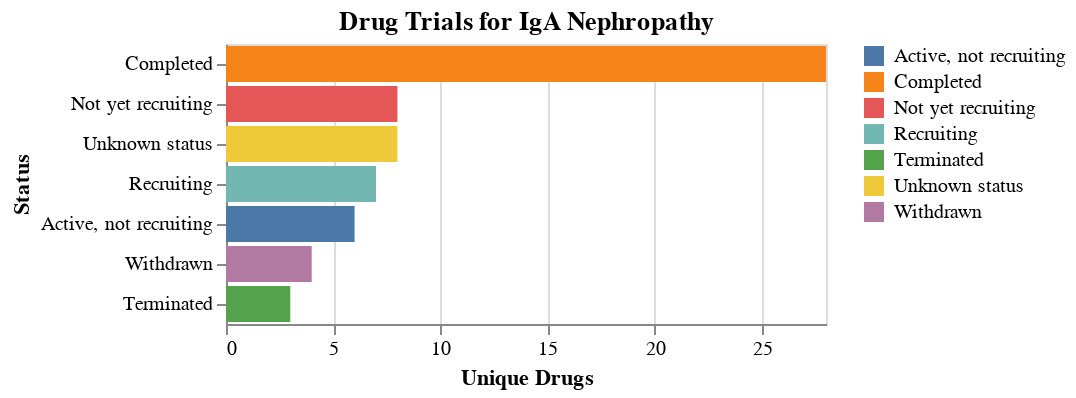

The code cell stored with this chart in its notebook:
### Code cell
import altair as alt

fig = (
    alt.Chart(df).mark_bar().encode(
        x=alt.X("distinct(drugId):Q").title("Unique Drugs"),
        y=alt.Y("status:N").sort("-x").title("Status"),
        color=alt.Color("status:N").title(None),
        tooltip=[
            "distinct(drugId):Q", 
            "status:N"
        ]
    )
).properties(
    title="Drug Trials for IgA Nephropathy",
)

fig

### Figure 1 — Vega-Lite specification as saved in the notebook (floating-point values rounded to 4 significant figures)
{"config": {"view": {"continuousWidth": 300, "continuousHeight": 300}}, "data": {"name": "data-d8b010d8a623bfd2a3ba7a368b00fc84"}, "mark": {"type": "bar"}, "encoding": {"color": {"field": "status", "title": null, "type": "nominal"}, "tooltip": [{"aggregate": "distinct", "field": "drugId", "type": "quantitative"}, {"field": "status", "type": "nominal"}], "x": {"aggregate": "distinct", "field": "drugId", "title": "Unique Drugs", "type": "quantitative"}, "y": {"field": "status", "sort": "-x", "title": "Status", "type": "nominal"}}, "title": "Drug Trials for IgA Nephropathy", "$schema": "https://vega.github.io/schema/vega-lite/v5.15.1.json", "datasets": {"data-d8b010d8a623bfd2a3ba7a368b00fc84": [{"diseaseId": "EFO_0004194", "diseaseName": "IGA glomerulonephritis", "drugId": "CHEMBL429910", "drugName": "DAPAGLIFLOZIN", "type": "Small molecule", "mechanismOfAction": "Sodium/glucose cotransporter 2 inhibitor", "actionType": "Inhibitor", "symbol": "SLC5A2", "name": "solute carrier family 5 member 2", "phase": 4, "status": "Not yet recruiting", "source": "https://clinicaltrials.gov/ct2/show/NCT04662723"}, {"diseaseId": "EFO_0004194", "diseaseName": "IGA glomerulonephritis", "drugId": "CHEMBL1168", "drugName": "RAMIPRIL", "type": "Small molecule", "mechanismOfAction": "Angiotensin-converting enzyme inhibitor", "actionType": "Inhibitor", "symbol": "ACE", "name": "angiotensin I converting enzyme", "phase": 4, "status": "Not yet recruiting", "source": "https://clinicaltrials.gov/ct2/show/NCT04662723"}, {"diseaseId": "EFO_0004194", "diseaseName": "IGA glomerulonephritis", "drugId": "CHEMBL1535", "drugName": "HYDROXYCHLOROQUINE", "type": "Small molecule", "mechanismOfAction": "Toll-like receptor 7 antagonist", "actionType": "Antagonist", "symbol": "TLR7", "name": "toll like receptor 7", "phase": 4, "status": "Completed", "source": "https://clinicaltrials.gov/ct2/show/NCT02351752"}, {"diseaseId": "EFO_0004194", "diseaseName": "IGA glomerulonephritis", "drugId": "CHEMBL1639", "drugName": "ALISKIREN", "type": "Small molecule", "mechanismOfAction": "Renin inhibitor", "actionType": "Inhibitor", "symbol": "REN", "name": "renin", "phase": 4, "status": "Completed", "source": "https://clinicaltrials.gov/ct2/show/NCT00922311"}, {"diseaseId": "EFO_0004194", "diseaseName": "IGA glomerulonephritis", "drugId": "CHEMBL4594217", "drugName": "CANAGLIFLOZIN", "type": "Small molecule", "mechanismOfAction": "Sodium/glucose cotransporter 2 inhibitor", "actionType": "Inhibitor", "symbol": "SLC5A2", "name": "solute carrier family 5 member 2", "phase": 4, "status": "Not yet recruiting", "source": "https://clinicaltrials.gov/ct2/show/NCT04662723"}, {"diseaseId": "EFO_0004194", "diseaseName": "IGA glomerulonephritis", "drugId": "CHEMBL1535", "drugName": "HYDROXYCHLOROQUINE", "type": "Small molecule", "mechanismOfAction": "Toll-like receptor 9 antagonist", "actionType": "Antagonist", "symbol": "TLR9", "name": "toll like receptor 9", "phase": 4, "status": "Completed", "source": "https://clinicaltrials.gov/ct2/show/NCT02351752"}, {"diseaseId": "EFO_0004194", "diseaseName": "IGA glomerulonephritis", "drugId": "CHEMBL578", "drugName": "ENALAPRIL", "type": "Small molecule", "mechanismOfAction": "Angiotensin-converting enzyme inhibitor", "actionType": "Inhibitor", "symbol": "ACE", "name": "angiotensin I converting enzyme", "phase": 4, "status": "Completed", "source": "https://clinicaltrials.gov/ct2/show/NCT00367562"}, {"diseaseId": "EFO_0004194", "diseaseName": "IGA glomerulonephritis", "drugId": "CHEMBL1456", "drugName": "MYCOPHENOLATE MOFETIL", "type": "Small molecule", "mechanismOfAction": "Inosine-5'-monophosphate dehydrogenase (IMPDH) inhibitor", "actionType": "Inhibitor", "symbol": "IMPDH1", "name": "inosine monophosphate dehydrogenase 1", "phase": 4, "status": "Unknown status", "source": "https://clinicaltrials.gov/ct2/show/NCT02981212"}, {"diseaseId": "EFO_0004194", "diseaseName": "IGA glomerulonephritis", "drugId": "CHEMBL1069", "drugName": "VALSARTAN", "type": "Small molecule", "mechanismOfAction": "Type-1 angiotensin II receptor antagonist", "actionType": "Antagonist", "symbol": "AGTR1", "name": "angiotensin II receptor type 1", "phase": 4, "status": "Unknown status", "source": "https://clinicaltrials.gov/ct2/show/NCT02765594"}, {"diseaseId": "EFO_0004194", "diseaseName": "IGA glomerulonephritis", "drugId": "CHEMBL1690", "drugName": "HYDROXYCHLOROQUINE SULFATE", "type": "Small molecule", "mechanismOfAction": "Toll-like receptor 7 antagonist", "actionType": "Antagonist", "symbol": "TLR7", "name": "toll like receptor 7", "phase": 4, "status": "Completed", "source": "https://clinicaltrials.gov/ct2/show/NCT02351752"}, {"diseaseId": "EFO_0004194", "diseaseName": "IGA glomerulonephritis", "drugId": "CHEMBL1535", "drugName": "HYDROXYCHLOROQUINE", "type": "Small molecule", "mechanismOfAction": "Toll-like receptor 9 antagonist", "actionType": "Antagonist", "symbol": "TLR9", "name": "toll like receptor 9", "phase": 4, "status": "Unknown status", "source": "https://clinicaltrials.gov/ct2/show/NCT02765594"}, {"diseaseId": "EFO_0004194", "diseaseName": "IGA glomerulonephritis", "drugId": "CHEMBL608", "drugName": "PROBUCOL", "type": "Small molecule", "mechanismOfAction": "ATP-binding cassette sub-family A member 1 inhibitor", "actionType": "Inhibitor", "symbol": "ABCA1", "name": "ATP binding cassette subfamily A member 1", "phase": 4, "status": "Completed", "source": "https://clinicaltrials.gov/ct2/show/NCT00426348"}, {"diseaseId": "EFO_0004194", "diseaseName": "IGA glomerulonephritis", "drugId": "CHEMBL191", "drugName": "LOSARTAN", "type": "Small molecule", "mechanismOfAction": "Type-1 angiotensin II receptor antagonist", "actionType": "Antagonist", "symbol": "AGTR1", "name": "angiotensin II receptor type 1", "phase": 4, "status": "Unknown status", "source": "https://clinicaltrials.gov/ct2/show/NCT02231125"}, {"diseaseId": "EFO_0004194", "diseaseName": "IGA glomerulonephritis", "drugId": "CHEMBL635", "drugName": "PREDNISONE", "type": "Small molecule", "mechanismOfAction": "Glucocorticoid receptor agonist", "actionType": "Agonist", "symbol": "NR3C1", "name": "nuclear receptor subfamily 3 group C member 1", "phase": 4, "status": "Unknown status", "source": "https://clinicaltrials.gov/ct2/show/NCT01758120"}, {"diseaseId": "EFO_0004194", "diseaseName": "IGA glomerulonephritis", "drugId": "CHEMBL1690", "drugName": "HYDROXYCHLOROQUINE SULFATE", "type": "Small molecule", "mechanismOfAction": "Toll-like receptor 9 antagonist", "actionType": "Antagonist", "symbol": "TLR9", "name": "toll like receptor 9", "phase": 4, "status": "Unknown status", "source": "https://clinicaltrials.gov/ct2/show/NCT02765594"}, {"diseaseId": "EFO_0004194", "diseaseName": "IGA glomerulonephritis", "drugId": "CHEMBL1690", "drugName": "HYDROXYCHLOROQUINE SULFATE", "type": "Small molecule", "mechanismOfAction": "Toll-like receptor 9 antagonist", "actionType": "Antagonist", "symbol": "TLR9", "name": "toll like receptor 9", "phase": 4, "status": "Completed", "source": "https://clinicaltrials.gov/ct2/show/NCT02351752"}, {"diseaseId": "EFO_0004194", "diseaseName": "IGA glomerulonephritis", "drugId": "CHEMBL1201576", "drugName": "RITUXIMAB", "type": "Antibody", "mechanismOfAction": "B-lymphocyte antigen CD20 binding agent", "actionType": "Binding agent", "symbol": "MS4A1", "name": "membrane spanning 4-domains A1", "phase": 4, "status": "Recruiting", "source": "https://clinicaltrials.gov/ct2/show/NCT04525729"}, {"diseaseId": "EFO_0004194", "diseaseName": "IGA glomerulonephritis", "drugId": "CHEMBL1069", "drugName": "VALSARTAN", "type": "Small molecule", "mechanismOfAction": "Type-1 angiotensin II receptor antagonist", "actionType": "Antagonist", "symbol": "AGTR1", "name": "angiotensin II receptor type 1", "phase": 4, "status": "Completed", "source": "https://clinicaltrials.gov/ct2/show/NCT00367562,https://clinicaltrials.gov/ct2/show/NCT00426348"}, {"diseaseId": "EFO_0004194", "diseaseName": "IGA glomerulonephritis", "drugId": "CHEMBL1456", "drugName": "MYCOPHENOLATE MOFETIL", "type": "Small molecule", "mechanismOfAction": "Inosine-5'-monophosphate dehydrogenase (IMPDH) inhibitor", "actionType": "Inhibitor", "symbol": "IMPDH2", "name": "inosine monophosphate dehydrogenase 2", "phase": 4, "status": "Completed", "source": "https://clinicaltrials.gov/ct2/show/NCT00863252"}, {"diseaseId": "EFO_0004194", "diseaseName": "IGA glomerulonephritis", "drugId": "CHEMBL635", "drugName": "PREDNISONE", "type": "Small molecule", "mechanismOfAction": "Glucocorticoid receptor agonist", "actionType": "Agonist", "symbol": "NR3C1", "name": "nuclear receptor subfamily 3 group C member 1", "phase": 4, "status": "Active, not recruiting", "source": "https://clinicaltrials.gov/ct2/show/NCT03218852"}, {"diseaseId": "EFO_0004194", "diseaseName": "IGA glomerulonephritis", "drugId": "CHEMBL1456", "drugName": "MYCOPHENOLATE MOFETIL", "type": "Small molecule", "mechanismOfAction": "Inosine-5'-monophosphate dehydrogenase (IMPDH) inhibitor", "actionType": "Inhibitor", "symbol": "IMPDH2", "name": "inosine monophosphate dehydrogenase 2", "phase": 4, "status": "Unknown status", "source": "https://clinicaltrials.gov/ct2/show/NCT02981212"}, {"diseaseId": "EFO_0004194", "diseaseName": "IGA glomerulonephritis", "drugId": "CHEMBL1201576", "drugName": "RITUXIMAB", "type": "Antibody", "mechanismOfAction": "B-lymphocyte antigen CD20 binding agent", "actionType": "Binding agent", "symbol": "MS4A1", "name": "membrane spanning 4-domains A1", "phase": 4, "status": "Unknown status", "source": "https://clinicaltrials.gov/ct2/show/NCT02571842"}, {"diseaseId": "EFO_0004194", "diseaseName": "IGA glomerulonephritis", "drugId": "CHEMBL1690", "drugName": "HYDROXYCHLOROQUINE SULFATE", "type": "Small molecule", "mechanismOfAction": "Toll-like receptor 7 antagonist", "actionType": "Antagonist", "symbol": "TLR7", "name": "toll like receptor 7", "phase": 4, "status": "Unknown status", "source": "https://clinicaltrials.gov/ct2/show/NCT02765594"}, {"diseaseId": "EFO_0004194", "diseaseName": "IGA glomerulonephritis", "drugId": "CHEMBL1201081", "drugName": "METHYLPREDNISOLONE SODIUM SUCCINATE", "type": "Small molecule", "mechanismOfAction": "Glucocorticoid receptor agonist", "actionType": "Agonist", "symbol": "NR3C1", "name": "nuclear receptor subfamily 3 group C member 1", "phase": 4, "status": "Completed", "source": "https://clinicaltrials.gov/ct2/show/NCT00755859"}, {"diseaseId": "EFO_0004194", "diseaseName": "IGA glomerulonephritis", "drugId": "CHEMBL1237", "drugName": "LISINOPRIL", "type": "Small molecule", "mechanismOfAction": "Angiotensin-converting enzyme inhibitor", "actionType": "Inhibitor", "symbol": "ACE", "name": "angiotensin I converting enzyme", "phase": 4, "status": "Not yet recruiting", "source": "https://clinicaltrials.gov/ct2/show/NCT04662723"}, {"diseaseId": "EFO_0004194", "diseaseName": "IGA glomerulonephritis", "drugId": "CHEMBL1201265", "drugName": "METHYLPREDNISOLONE HEMISUCCINATE", "type": "Small molecule", "mechanismOfAction": "Glucocorticoid receptor agonist", "actionType": "Agonist", "symbol": "NR3C1", "name": "nuclear receptor subfamily 3 group C member 1", "phase": 4, "status": "Completed", "source": "https://clinicaltrials.gov/ct2/show/NCT00755859"}, {"diseaseId": "EFO_0004194", "diseaseName": "IGA glomerulonephritis", "drugId": "CHEMBL1535", "drugName": "HYDROXYCHLOROQUINE", "type": "Small molecule", "mechanismOfAction": "Toll-like receptor 7 antagonist", "actionType": "Antagonist", "symbol": "TLR7", "name": "toll like receptor 7", "phase": 4, "status": "Unknown status", "source": "https://clinicaltrials.gov/ct2/show/NCT02765594"}, {"diseaseId": "EFO_0004194", "diseaseName": "IGA glomerulonephritis", "drugId": "CHEMBL1201576", "drugName": "RITUXIMAB", "type": "Antibody", "mechanismOfAction": "B-lymphocyte antigen CD20 binding agent", "actionType": "Binding agent", "symbol": "MS4A1", "name": "membrane spanning 4-domains A1", "phase": 4, "status": "Completed", "source": "https://clinicaltrials.gov/ct2/show/NCT00498368"}, {"diseaseId": "EFO_0004194", "diseaseName": "IGA glomerulonephritis", "drugId": "CHEMBL1456", "drugName": "MYCOPHENOLATE MOFETIL", "type": "Small molecule", "mechanismOfAction": "Inosine-5'-monophosphate dehydrogenase (IMPDH) inhibitor", "actionType": "Inhibitor", "symbol": "IMPDH1", "name": "inosine monophosphate dehydrogenase 1", "phase": 4, "status": "Completed", "source": "https://clinicaltrials.gov/ct2/show/NCT00863252"}, {"diseaseId": "EFO_0004194", "diseaseName": "IGA glomerulonephritis", "drugId": "CHEMBL2048484", "drugName": "CANAGLIFLOZIN", "type": "Small molecule", "mechanismOfAction": "Sodium/glucose cotransporter 2 inhibitor", "actionType": "Inhibitor", "symbol": "SLC5A2", "name": "solute carrier family 5 member 2", "phase": 4, "status": "Not yet recruiting", "source": "https://clinicaltrials.gov/ct2/show/NCT04662723"}, {"diseaseId": "EFO_0004194", "diseaseName": "IGA glomerulonephritis", "drugId": "CHEMBL191", "drugName": "LOSARTAN", "type": "Small molecule", "mechanismOfAction": "Type-1 angiotensin II receptor antagonist", "actionType": "Antagonist", "symbol": "AGTR1", "name": "angiotensin II receptor type 1", "phase": 4, "status": "Completed", "source": "https://clinicaltrials.gov/ct2/show/NCT01115426"}, {"diseaseId": "EFO_0004194", "diseaseName": "IGA glomerulonephritis", "drugId": "CHEMBL2107830", "drugName": "EMPAGLIFLOZIN", "type": "Small molecule", "mechanismOfAction": "Sodium/glucose cotransporter 2 inhibitor", "actionType": "Inhibitor", "symbol": "SLC5A2", "name": "solute carrier family 5 member 2", "phase": 4, "status": "Not yet recruiting", "source": "https://clinicaltrials.gov/ct2/show/NCT04662723"}, {"diseaseId": "EFO_0004194", "diseaseName": "IGA glomerulonephritis", "drugId": "CHEMBL191", "drugName": "LOSARTAN", "type": "Small molecule", "mechanismOfAction": "Type-1 angiotensin II receptor antagonist", "actionType": "Antagonist", "symbol": "AGTR1", "name": "angiotensin II receptor type 1", "phase": 4, "status": "Not yet recruiting", "source": "https://clinicaltrials.gov/ct2/show/NCT04662723"}, {"diseaseId": "EFO_0004194", "diseaseName": "IGA glomerulonephritis", "drugId": "CHEMBL1168", "drugName": "RAMIPRIL", "type": "Small molecule", "mechanismOfAction": "Angiotensin-converting enzyme inhibitor", "actionType": "Inhibitor", "symbol": "ACE", "name": "angiotensin I converting enzyme", "phase": 4, "status": "Completed", "source": "https://clinicaltrials.gov/ct2/show/NCT01115426"}, {"diseaseId": "EFO_0004194", "diseaseName": "IGA glomerulonephritis", "drugId": "CHEMBL846", "drugName": "CALCITRIOL", "type": "Small molecule", "mechanismOfAction": "Vitamin D receptor agonist", "actionType": "Agonist", "symbol": "VDR", "name": "vitamin D receptor", "phase": 4, "status": "Completed", "source": "https://clinicaltrials.gov/ct2/show/NCT00319761"}, {"diseaseId": "EFO_0004194", "diseaseName": "IGA glomerulonephritis", "drugId": "CHEMBL1542", "drugName": "AZATHIOPRINE", "type": "Small molecule", "mechanismOfAction": "Amidophosphoribosyltransferase inhibitor", "actionType": "Inhibitor", "symbol": "PPAT", "name": "phosphoribosyl pyrophosphate amidotransferase", "phase": 4, "status": "Completed", "source": "https://clinicaltrials.gov/ct2/show/NCT00755859"}, {"diseaseId": "EFO_0004194", "diseaseName": "IGA glomerulonephritis", "drugId": "CHEMBL1639", "drugName": "ALISKIREN", "type": "Small molecule", "mechanismOfAction": "Renin inhibitor", "actionType": "Inhibitor", "symbol": "REN", "name": "renin", "phase": 3, "status": "Completed", "source": "https://clinicaltrials.gov/ct2/show/NCT00870493"}, {"diseaseId": "EFO_0004194", "diseaseName": "IGA glomerulonephritis", "drugId": "CHEMBL1456", "drugName": "MYCOPHENOLATE MOFETIL", "type": "Small molecule", "mechanismOfAction": "Inosine-5'-monophosphate dehydrogenase (IMPDH) inhibitor", "actionType": "Inhibitor", "symbol": "IMPDH2", "name": "inosine monophosphate dehydrogenase 2", "phase": 3, "status": "Terminated", "source": "https://clinicaltrials.gov/ct2/show/NCT00318474"}, {"diseaseId": "EFO_0004194", "diseaseName": "IGA glomerulonephritis", "drugId": "CHEMBL191", "drugName": "LOSARTAN", "type": "Small molecule", "mechanismOfAction": "Type-1 angiotensin II receptor antagonist", "actionType": "Antagonist", "symbol": "AGTR1", "name": "angiotensin II receptor type 1", "phase": 3, "status": "Not yet recruiting", "source": "https://clinicaltrials.gov/ct2/show/NCT03357653"}, {"diseaseId": "EFO_0004194", "diseaseName": "IGA glomerulonephritis", "drugId": "CHEMBL9194", "drugName": "ATRASENTAN", "type": "Small molecule", "mechanismOfAction": "Endothelin receptor ET-A antagonist", "actionType": "Antagonist", "symbol": "EDNRA", "name": "endothelin receptor type A", "phase": 3, "status": "Recruiting", "source": "https://clinicaltrials.gov/ct2/show/NCT04573478"}, {"diseaseId": "EFO_0004194", "diseaseName": "IGA glomerulonephritis", "drugId": "CHEMBL4298195", "drugName": "NARSOPLIMAB", "type": "Antibody", "mechanismOfAction": "Mannan-binding lectin serine protease 2 inhibitor", "actionType": "Inhibitor", "symbol": "MASP2", "name": "MBL associated serine protease 2", "phase": 3, "status": "Recruiting", "source": "https://clinicaltrials.gov/ct2/show/NCT03608033"}, {"diseaseId": "EFO_0004194", "diseaseName": "IGA glomerulonephritis", "drugId": "CHEMBL1456", "drugName": "MYCOPHENOLATE MOFETIL", "type": "Small molecule", "mechanismOfAction": "Inosine-5'-monophosphate dehydrogenase (IMPDH) inhibitor", "actionType": "Inhibitor", "symbol": "IMPDH1", "name": "inosine monophosphate dehydrogenase 1", "phase": 3, "status": "Unknown status", "source": "https://clinicaltrials.gov/ct2/show/NCT02187900"}, {"diseaseId": "EFO_0004194", "diseaseName": "IGA glomerulonephritis", "drugId": "CHEMBL4594448", "drugName": "IPTACOPAN", "type": "Small molecule", "mechanismOfAction": "Complement factor B inhibitor", "actionType": "Inhibitor", "symbol": "CFB", "name": "complement factor B", "phase": 3, "status": "Recruiting", "source": "https://clinicaltrials.gov/ct2/show/NCT04578834,https://clinicaltrials.gov/ct2/show/NCT04557462"}, {"diseaseId": "EFO_0004194", "diseaseName": "IGA glomerulonephritis", "drugId": "CHEMBL131", "drugName": "PREDNISOLONE", "type": "Small molecule", "mechanismOfAction": "Glucocorticoid receptor agonist", "actionType": "Agonist", "symbol": "NR3C1", "name": "nuclear receptor subfamily 3 group C member 1", "phase": 3, "status": "Completed", "source": "https://clinicaltrials.gov/ct2/show/NCT00554502"}, {"diseaseId": "EFO_0004194", "diseaseName": "IGA glomerulonephritis", "drugId": "CHEMBL1201081", "drugName": "METHYLPREDNISOLONE SODIUM SUCCINATE", "type": "Small molecule", "mechanismOfAction": "Glucocorticoid receptor agonist", "actionType": "Agonist", "symbol": "NR3C1", "name": "nuclear receptor subfamily 3 group C member 1", "phase": 3, "status": "Completed", "source": "https://clinicaltrials.gov/ct2/show/NCT00657059"}, {"diseaseId": "EFO_0004194", "diseaseName": "IGA glomerulonephritis", "drugId": "CHEMBL635", "drugName": "PREDNISONE", "type": "Small molecule", "mechanismOfAction": "Glucocorticoid receptor agonist", "actionType": "Agonist", "symbol": "NR3C1", "name": "nuclear receptor subfamily 3 group C member 1", "phase": 3, "status": "Completed", "source": "https://clinicaltrials.gov/ct2/show/NCT00657059,https://clinicaltrials.gov/ct2/show/NCT01392833"}, {"diseaseId": "EFO_0004194", "diseaseName": "IGA glomerulonephritis", "drugId": "CHEMBL1456", "drugName": "MYCOPHENOLATE MOFETIL", "type": "Small molecule", "mechanismOfAction": "Inosine-5'-monophosphate dehydrogenase (IMPDH) inhibitor", "actionType": "Inhibitor", "symbol": "IMPDH2", "name": "inosine monophosphate dehydrogenase 2", "phase": 3, "status": "Completed", "source": "https://clinicaltrials.gov/ct2/show/NCT00657059"}, {"diseaseId": "EFO_0004194", "diseaseName": "IGA glomerulonephritis", "drugId": "CHEMBL131", "drugName": "PREDNISOLONE", "type": "Small molecule", "mechanismOfAction": "Glucocorticoid receptor agonist", "actionType": "Agonist", "symbol": "NR3C1", "name": "nuclear receptor subfamily 3 group C member 1", "phase": 3, "status": "Not yet recruiting", "source": "https://clinicaltrials.gov/ct2/show/NCT05510323"}, {"diseaseId": "EFO_0004194", "diseaseName": "IGA glomerulonephritis", "drugId": "CHEMBL2107877", "drugName": "BLISIBIMOD", "type": "Protein", "mechanismOfAction": "Tumor necrosis factor ligand superfamily member 13B inhibitor", "actionType": "Inhibitor", "symbol": "TNFSF13B", "name": "TNF superfamily member 13b", "phase": 3, "status": "Withdrawn", "source": "https://clinicaltrials.gov/ct2/show/NCT02052219"}, {"diseaseId": "EFO_0004194", "diseaseName": "IGA glomerulonephritis", "drugId": "CHEMBL1513", "drugName": "IRBESARTAN", "type": "Small molecule", "mechanismOfAction": "Type-1 angiotensin II receptor antagonist", "actionType": "Antagonist", "symbol": "AGTR1", "name": "angiotensin II receptor type 1", "phase": 3, "status": "Completed", "source": "https://clinicaltrials.gov/ct2/show/NCT00657059"}, {"diseaseId": "EFO_0004194", "diseaseName": "IGA glomerulonephritis", "drugId": "CHEMBL1456", "drugName": "MYCOPHENOLATE MOFETIL", "type": "Small molecule", "mechanismOfAction": "Inosine-5'-monophosphate dehydrogenase (IMPDH) inhibitor", "actionType": "Inhibitor", "symbol": "IMPDH1", "name": "inosine monophosphate dehydrogenase 1", "phase": 3, "status": "Completed", "source": "https://clinicaltrials.gov/ct2/show/NCT00657059"}, {"diseaseId": "EFO_0004194", "diseaseName": "IGA glomerulonephritis", "drugId": "CHEMBL650", "drugName": "METHYLPREDNISOLONE", "type": "Small molecule", "mechanismOfAction": "Glucocorticoid receptor agonist", "actionType": "Agonist", "symbol": "NR3C1", "name": "nuclear receptor subfamily 3 group C member 1", "phase": 3, "status": "Completed", "source": "https://clinicaltrials.gov/ct2/show/NCT01392833,https://clinicaltrials.gov/ct2/show/NCT00657059,https://clinicaltrials.gov/ct2/show/NCT00554502"}, {"diseaseId": "EFO_0004194", "diseaseName": "IGA glomerulonephritis", "drugId": "CHEMBL1513", "drugName": "IRBESARTAN", "type": "Small molecule", "mechanismOfAction": "Type-1 angiotensin II receptor antagonist", "actionType": "Antagonist", "symbol": "AGTR1", "name": "angiotensin II receptor type 1", "phase": 3, "status": "Active, not recruiting", "source": "https://clinicaltrials.gov/ct2/show/NCT03762850"}, {"diseaseId": "EFO_0004194", "diseaseName": "IGA glomerulonephritis", "drugId": "CHEMBL1201265", "drugName": "METHYLPREDNISOLONE HEMISUCCINATE", "type": "Small molecule", "mechanismOfAction": "Glucocorticoid receptor agonist", "actionType": "Agonist", "symbol": "NR3C1", "name": "nuclear receptor subfamily 3 group C member 1", "phase": 3, "status": "Completed", "source": "https://clinicaltrials.gov/ct2/show/NCT00657059"}, {"diseaseId": "EFO_0004194", "diseaseName": "IGA glomerulonephritis", "drugId": "CHEMBL539423", "drugName": "SPARSENTAN", "type": "Small molecule", "mechanismOfAction": "Endothelin receptor ET-A antagonist", "actionType": "Antagonist", "symbol": "EDNRA", "name": "endothelin receptor type A", "phase": 3, "status": "Active, not recruiting", "source": "https://clinicaltrials.gov/ct2/show/NCT03762850"}, {"diseaseId": "EFO_0004194", "diseaseName": "IGA glomerulonephritis", "drugId": "CHEMBL1542", "drugName": "AZATHIOPRINE", "type": "Small molecule", "mechanismOfAction": "Amidophosphoribosyltransferase inhibitor", "actionType": "Inhibitor", "symbol": "PPAT", "name": "phosphoribosyl pyrophosphate amidotransferase", "phase": 3, "status": "Completed", "source": "https://clinicaltrials.gov/ct2/show/NCT00554502,https://clinicaltrials.gov/ct2/show/NCT01392833"}, {"diseaseId": "EFO_0004194", "diseaseName": "IGA glomerulonephritis", "drugId": "CHEMBL191", "drugName": "LOSARTAN", "type": "Small molecule", "mechanismOfAction": "Type-1 angiotensin II receptor antagonist", "actionType": "Antagonist", "symbol": "AGTR1", "name": "angiotensin II receptor type 1", "phase": 3, "status": "Completed", "source": "https://clinicaltrials.gov/ct2/show/NCT02232776"}, {"diseaseId": "EFO_0004194", "diseaseName": "IGA glomerulonephritis", "drugId": "CHEMBL539423", "drugName": "SPARSENTAN", "type": "Small molecule", "mechanismOfAction": "Type-1 angiotensin II receptor antagonist", "actionType": "Antagonist", "symbol": "AGTR1", "name": "angiotensin II receptor type 1", "phase": 3, "status": "Active, not recruiting", "source": "https://clinicaltrials.gov/ct2/show/NCT03762850"}, {"diseaseId": "EFO_0004194", "diseaseName": "IGA glomerulonephritis", "drugId": "CHEMBL1456", "drugName": "MYCOPHENOLATE MOFETIL", "type": "Small molecule", "mechanismOfAction": "Inosine-5'-monophosphate dehydrogenase (IMPDH) inhibitor", "actionType": "Inhibitor", "symbol": "IMPDH1", "name": "inosine monophosphate dehydrogenase 1", "phase": 3, "status": "Terminated", "source": "https://clinicaltrials.gov/ct2/show/NCT00318474"}, {"diseaseId": "EFO_0004194", "diseaseName": "IGA glomerulonephritis", "drugId": "CHEMBL1200622", "drugName": "PARICALCITOL", "type": "Small molecule", "mechanismOfAction": "Vitamin D receptor agonist", "actionType": "Agonist", "symbol": "VDR", "name": "vitamin D receptor", "phase": 3, "status": "Withdrawn", "source": "https://clinicaltrials.gov/ct2/show/NCT00599963"}, {"diseaseId": "EFO_0004194", "diseaseName": "IGA glomerulonephritis", "drugId": "CHEMBL1456", "drugName": "MYCOPHENOLATE MOFETIL", "type": "Small molecule", "mechanismOfAction": "Inosine-5'-monophosphate dehydrogenase (IMPDH) inhibitor", "actionType": "Inhibitor", "symbol": "IMPDH2", "name": "inosine monophosphate dehydrogenase 2", "phase": 3, "status": "Unknown status", "source": "https://clinicaltrials.gov/ct2/show/NCT02187900"}, {"diseaseId": "EFO_0004194", "diseaseName": "IGA glomerulonephritis", "drugId": "CHEMBL650", "drugName": "METHYLPREDNISOLONE", "type": "Small molecule", "mechanismOfAction": "Glucocorticoid receptor agonist", "actionType": "Agonist", "symbol": "NR3C1", "name": "nuclear receptor subfamily 3 group C member 1", "phase": 3, "status": "Recruiting", "source": "https://clinicaltrials.gov/ct2/show/NCT04833374"}, {"diseaseId": "EFO_0004194", "diseaseName": "IGA glomerulonephritis", "drugId": "CHEMBL2107877", "drugName": "BLISIBIMOD", "type": "Protein", "mechanismOfAction": "Tumor necrosis factor ligand superfamily member 13B inhibitor", "actionType": "Inhibitor", "symbol": "TNFSF13B", "name": "TNF superfamily member 13b", "phase": 2, "status": "Completed", "source": "https://clinicaltrials.gov/ct2/show/NCT02062684"}, {"diseaseId": "EFO_0004194", "diseaseName": "IGA glomerulonephritis", "drugId": "CHEMBL1742986", "drugName": "ATACICEPT", "type": "Protein", "mechanismOfAction": "Tumor necrosis factor ligand superfamily member 13B inhibitor", "actionType": "Inhibitor", "symbol": "TNFSF13B", "name": "TNF superfamily member 13b", "phase": 2, "status": "Active, not recruiting", "source": "https://clinicaltrials.gov/ct2/show/NCT04716231"}, {"diseaseId": "EFO_0004194", "diseaseName": "IGA glomerulonephritis", "drugId": "CHEMBL1742986", "drugName": "ATACICEPT", "type": "Protein", "mechanismOfAction": "Tumor necrosis factor ligand superfamily member 13B inhibitor", "actionType": "Inhibitor", "symbol": "TNFSF13B", "name": "TNF superfamily member 13b", "phase": 2, "status": "Terminated", "source": "https://clinicaltrials.gov/ct2/show/NCT02808429"}, {"diseaseId": "EFO_0004194", "diseaseName": "IGA glomerulonephritis", "drugId": "CHEMBL4594448", "drugName": "IPTACOPAN", "type": "Small molecule", "mechanismOfAction": "Complement factor B inhibitor", "actionType": "Inhibitor", "symbol": "CFB", "name": "complement factor B", "phase": 2, "status": "Completed", "source": "https://clinicaltrials.gov/ct2/show/NCT03373461"}, {"diseaseId": "EFO_0004194", "diseaseName": "IGA glomerulonephritis", "drugId": "CHEMBL635", "drugName": "PREDNISONE", "type": "Small molecule", "mechanismOfAction": "Glucocorticoid receptor agonist", "actionType": "Agonist", "symbol": "NR3C1", "name": "nuclear receptor subfamily 3 group C member 1", "phase": 2, "status": "Completed", "source": "https://clinicaltrials.gov/ct2/show/NCT00004448"}, {"diseaseId": "EFO_0004194", "diseaseName": "IGA glomerulonephritis", "drugId": "CHEMBL1742986", "drugName": "ATACICEPT", "type": "Protein", "mechanismOfAction": "Tumor necrosis factor ligand superfamily member 13 inhibitor", "actionType": "Inhibitor", "symbol": "TNFSF13", "name": "TNF superfamily member 13", "phase": 2, "status": "Terminated", "source": "https://clinicaltrials.gov/ct2/show/NCT02808429"}, {"diseaseId": "EFO_0004194", "diseaseName": "IGA glomerulonephritis", "drugId": "CHEMBL393220", "drugName": "ATORVASTATIN CALCIUM", "type": "Small molecule", "mechanismOfAction": "HMG-CoA reductase inhibitor", "actionType": "Inhibitor", "symbol": "HMGCR", "name": "3-hydroxy-3-methylglutaryl-CoA reductase", "phase": 2, "status": "Completed", "source": "https://clinicaltrials.gov/ct2/show/NCT00396721"}, {"diseaseId": "EFO_0004194", "diseaseName": "IGA glomerulonephritis", "drugId": "CHEMBL131", "drugName": "PREDNISOLONE", "type": "Small molecule", "mechanismOfAction": "Glucocorticoid receptor agonist", "actionType": "Agonist", "symbol": "NR3C1", "name": "nuclear receptor subfamily 3 group C member 1", "phase": 2, "status": "Unknown status", "source": "https://clinicaltrials.gov/ct2/show/NCT02662283"}, {"diseaseId": "EFO_0004194", "diseaseName": "IGA glomerulonephritis", "drugId": "CHEMBL4594462", "drugName": "BATIRAXCEPT", "type": "Protein", "mechanismOfAction": "Growth arrest-specific protein 6 inhibitor", "actionType": "Inhibitor", "symbol": "GAS6", "name": "growth arrest specific 6", "phase": 2, "status": "Terminated", "source": "https://clinicaltrials.gov/ct2/show/NCT04042623"}, {"diseaseId": "EFO_0004194", "diseaseName": "IGA glomerulonephritis", "drugId": "CHEMBL413", "drugName": "SIROLIMUS", "type": "Small molecule", "mechanismOfAction": "FK506-binding protein 1A inhibitor", "actionType": "Inhibitor", "symbol": "FKBP1A", "name": "FKBP prolyl isomerase 1A", "phase": 2, "status": "Completed", "source": "https://clinicaltrials.gov/ct2/show/NCT00396721"}, {"diseaseId": "EFO_0004194", "diseaseName": "IGA glomerulonephritis", "drugId": "CHEMBL2103830", "drugName": "FOSTAMATINIB", "type": "Small molecule", "mechanismOfAction": "Tyrosine-protein kinase SYK inhibitor", "actionType": "Inhibitor", "symbol": "SYK", "name": "spleen associated tyrosine kinase", "phase": 2, "status": "Withdrawn", "source": "https://clinicaltrials.gov/ct2/show/NCT02433236"}, {"diseaseId": "EFO_0004194", "diseaseName": "IGA glomerulonephritis", "drugId": "CHEMBL269732", "drugName": "TACROLIMUS", "type": "Small molecule", "mechanismOfAction": "FK506-binding protein 1A inhibitor", "actionType": "Inhibitor", "symbol": "FKBP1A", "name": "FKBP prolyl isomerase 1A", "phase": 2, "status": "Completed", "source": "https://clinicaltrials.gov/ct2/show/NCT01224028"}, {"diseaseId": "EFO_0004194", "diseaseName": "IGA glomerulonephritis", "drugId": "CHEMBL4594460", "drugName": "AT-1501", "type": "Unknown", "mechanismOfAction": "CD40 ligand inhibitor", "actionType": "Inhibitor", "symbol": "CD40LG", "name": "CD40 ligand", "phase": 2, "status": "Recruiting", "source": "https://clinicaltrials.gov/ct2/show/NCT05125068"}, {"diseaseId": "EFO_0004194", "diseaseName": "IGA glomerulonephritis", "drugId": "CHEMBL1742986", "drugName": "ATACICEPT", "type": "Protein", "mechanismOfAction": "Tumor necrosis factor ligand superfamily member 13 inhibitor", "actionType": "Inhibitor", "symbol": "TNFSF13", "name": "TNF superfamily member 13", "phase": 2, "status": "Active, not recruiting", "source": "https://clinicaltrials.gov/ct2/show/NCT04716231"}, {"diseaseId": "EFO_0004194", "diseaseName": "IGA glomerulonephritis", "drugId": "CHEMBL4594614", "drugName": "SIBEPRENLIMAB", "type": "Antibody", "mechanismOfAction": "Tumor necrosis factor ligand superfamily member 13 inhibitor", "actionType": "Inhibitor", "symbol": "TNFSF13", "name": "TNF superfamily member 13", "phase": 2, "status": "Active, not recruiting", "source": "https://clinicaltrials.gov/ct2/show/NCT04287985"}, {"diseaseId": "EFO_0004194", "diseaseName": "IGA glomerulonephritis", "drugId": "CHEMBL4594579", "drugName": "FELZARTAMAB", "type": "Antibody", "mechanismOfAction": "Lymphocyte differentiation antigen CD38 inhibitor", "actionType": "Inhibitor", "symbol": "CD38", "name": "CD38 molecule", "phase": 2, "status": "Recruiting", "source": "https://clinicaltrials.gov/ct2/show/NCT05065970"}, {"diseaseId": "EFO_0004194", "diseaseName": "IGA glomerulonephritis", "drugId": "CHEMBL1487", "drugName": "ATORVASTATIN", "type": "Small molecule", "mechanismOfAction": "HMG-CoA reductase inhibitor", "actionType": "Inhibitor", "symbol": "HMGCR", "name": "3-hydroxy-3-methylglutaryl-CoA reductase", "phase": 2, "status": "Completed", "source": "https://clinicaltrials.gov/ct2/show/NCT00396721"}, {"diseaseId": "EFO_0004194", "diseaseName": "IGA glomerulonephritis", "drugId": "CHEMBL3989871", "drugName": "AVACOPAN", "type": "Small molecule", "mechanismOfAction": "C5a anaphylatoxin chemotactic receptor antagonist", "actionType": "Antagonist", "symbol": "C5AR1", "name": "complement C5a receptor 1", "phase": 2, "status": "Completed", "source": "https://clinicaltrials.gov/ct2/show/NCT02384317"}, {"diseaseId": "EFO_0004194", "diseaseName": "IGA glomerulonephritis", "drugId": "CHEMBL1370", "drugName": "BUDESONIDE", "type": "Small molecule", "mechanismOfAction": "Glucocorticoid receptor agonist", "actionType": "Agonist", "symbol": "NR3C1", "name": "nuclear receptor subfamily 3 group C member 1", "phase": 2, "status": "Completed", "source": "https://clinicaltrials.gov/ct2/show/NCT00767221"}, {"diseaseId": "EFO_0004194", "diseaseName": "IGA glomerulonephritis", "drugId": "CHEMBL2103830", "drugName": "FOSTAMATINIB", "type": "Small molecule", "mechanismOfAction": "Tyrosine-protein kinase SYK inhibitor", "actionType": "Inhibitor", "symbol": "SYK", "name": "spleen associated tyrosine kinase", "phase": 2, "status": "Completed", "source": "https://clinicaltrials.gov/ct2/show/NCT02112838"}, {"diseaseId": "EFO_0004194", "diseaseName": "IGA glomerulonephritis", "drugId": "CHEMBL578", "drugName": "ENALAPRIL", "type": "Small molecule", "mechanismOfAction": "Angiotensin-converting enzyme inhibitor", "actionType": "Inhibitor", "symbol": "ACE", "name": "angiotensin I converting enzyme", "phase": 2, "status": "Completed", "source": "https://clinicaltrials.gov/ct2/show/NCT00396721"}, {"diseaseId": "EFO_0004194", "diseaseName": "IGA glomerulonephritis", "drugId": "CHEMBL3989516", "drugName": "FOSTAMATINIB DISODIUM", "type": "Small molecule", "mechanismOfAction": "Tyrosine-protein kinase SYK inhibitor", "actionType": "Inhibitor", "symbol": "SYK", "name": "spleen associated tyrosine kinase", "phase": 2, "status": "Withdrawn", "source": "https://clinicaltrials.gov/ct2/show/NCT02433236"}, {"diseaseId": "EFO_0004194", "diseaseName": "IGA glomerulonephritis", "drugId": "CHEMBL4297722", "drugName": "CEMDISIRAN", "type": "Oligonucleotide", "mechanismOfAction": "Complement C5 mRNA RNAi inhibitor", "actionType": "Rnai inhibitor", "symbol": "C5", "name": "complement C5", "phase": 2, "status": "Active, not recruiting", "source": "https://clinicaltrials.gov/ct2/show/NCT03841448"}, {"diseaseId": "EFO_0004194", "diseaseName": "IGA glomerulonephritis", "drugId": "CHEMBL4594614", "drugName": "SIBEPRENLIMAB", "type": "Antibody", "mechanismOfAction": "Tumor necrosis factor ligand superfamily member 13 inhibitor", "actionType": "Inhibitor", "symbol": "TNFSF13", "name": "TNF superfamily member 13", "phase": 1, "status": "Completed", "source": "https://clinicaltrials.gov/ct2/show/NCT03719443"}]}}
